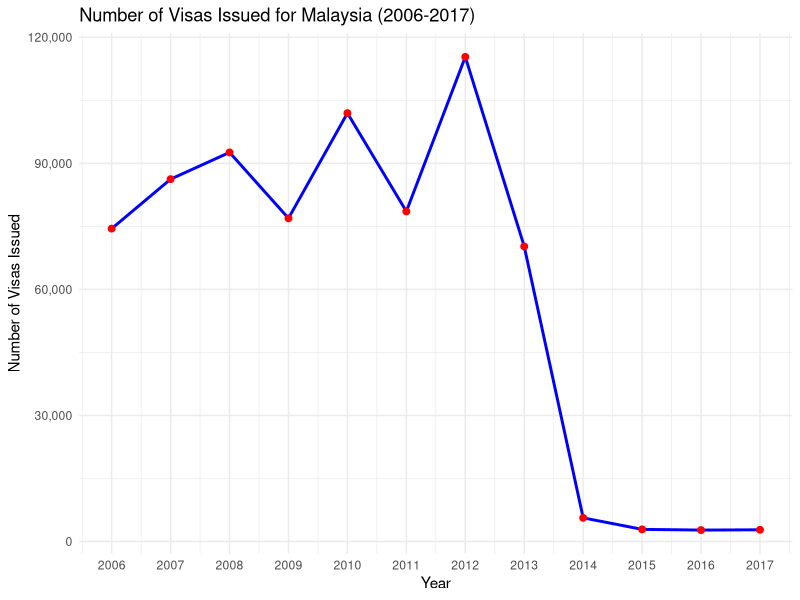
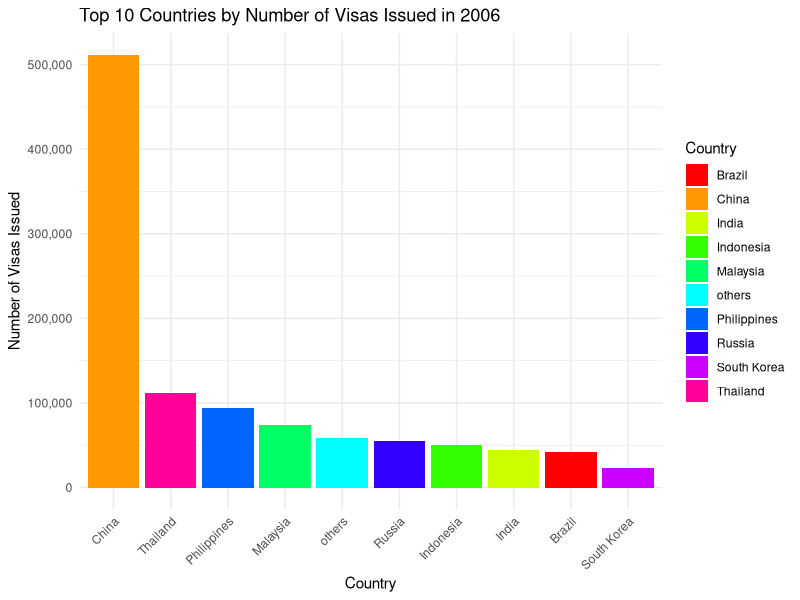
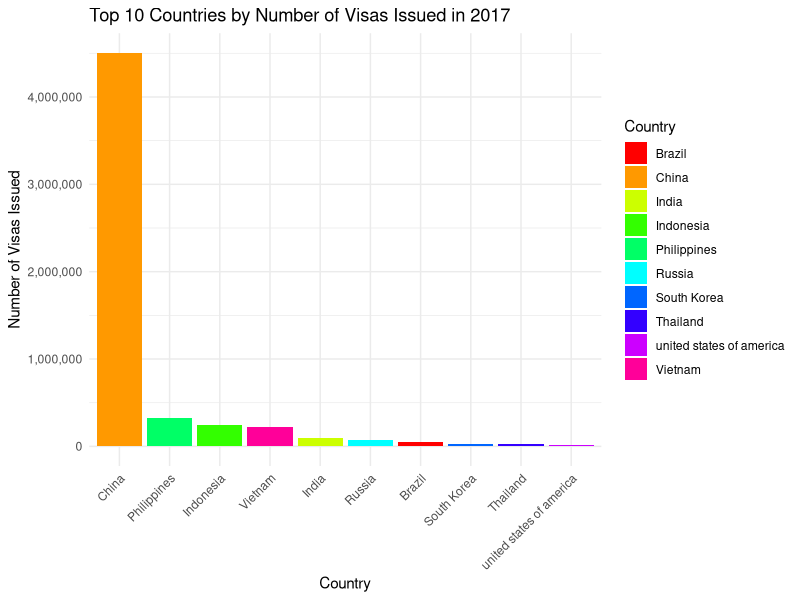
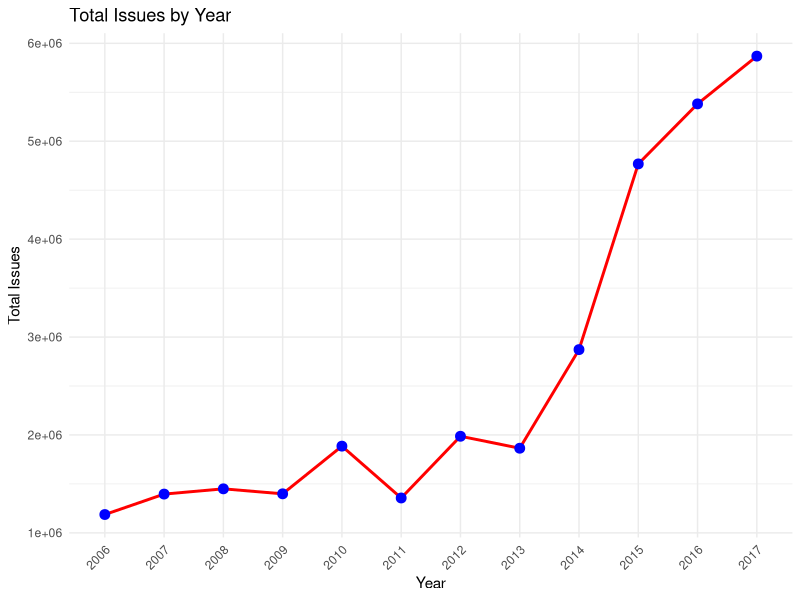
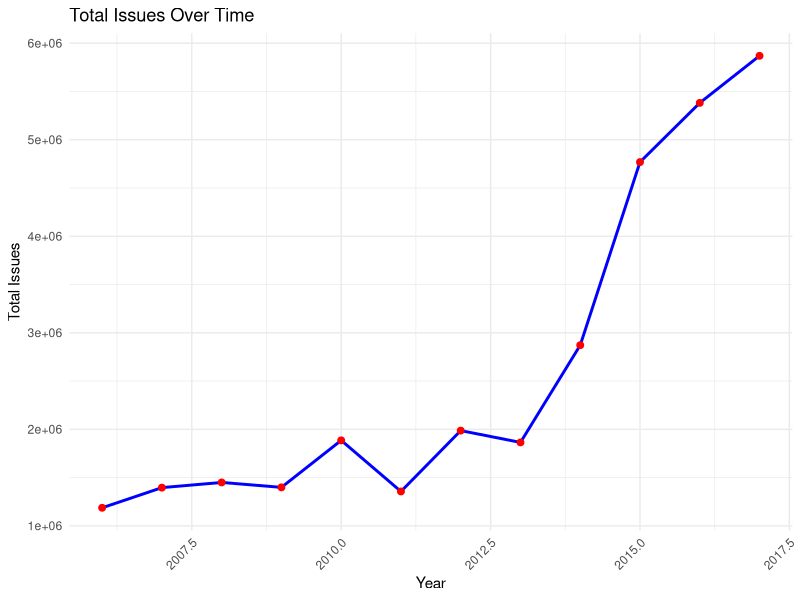
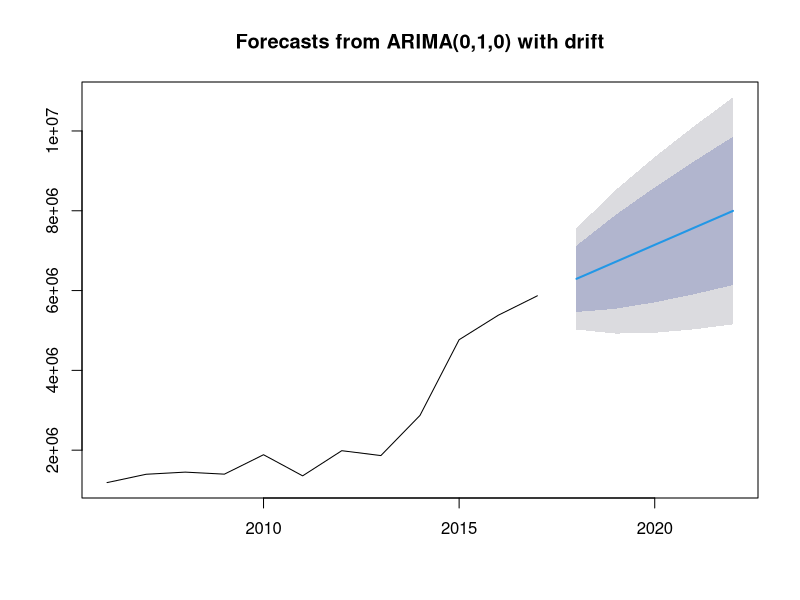

Reproduce these figures in R, in order.
## ---- chunk 1
data <- read.csv("visa_number_in_japan.csv")
## ---- chunk 2
str(data)
## ---- chunk 3
years <- unique(data$Year)
countries <- unique(data$Country)

for (year in years) {
  assign(paste0("data_", year), subset(data, Year == year))
}

for (country in countries) {
  country_name <- gsub("[^a-zA-Z0-9]", "_", country)
  assign(paste0("data_", country_name), subset(data, Country == country))
}

ls(pattern = "data_")
## ---- chunk 4
str(data_2006)
head(data_2006)
## ---- chunk 5
str(data_Afghanistan)
head(data_Afghanistan)
## ---- chunk 6
library(ggplot2)

Malaysia_data <- subset(data, Country == "Malaysia")

Malaysia_data$Year <- as.numeric(Malaysia_data$Year)
Malaysia_data$Number.of.issued <- as.numeric(Malaysia_data$Number.of.issued)

ggplot(Malaysia_data, aes(x = Year, y = Number.of.issued)) +
  geom_line(color = "blue", size = 1) +
  geom_point(color = "red", size = 2) +
  labs(title = "Number of Visas Issued for Malaysia (2006-2017)",
       x = "Year",
       y = "Number of Visas Issued") +
  theme_minimal() +
  scale_x_continuous(breaks = seq(2006, 2017, 1)) +
  scale_y_continuous(labels = scales::comma)
## ---- chunk 7
library(ggplot2)

data_2006 <- subset(data, Year == 2006)

data_2006$Number.of.issued <- as.numeric(data_2006$Number.of.issued)

top_10_countries <- data_2006[order(-data_2006$Number.of.issued), ][1:10, ]

ggplot(top_10_countries, aes(x = reorder(Country, -Number.of.issued), y = Number.of.issued, fill = Country)) +
  geom_bar(stat = "identity") +
  scale_fill_manual(values = rainbow(10)) +
  labs(title = "Top 10 Countries by Number of Visas Issued in 2006",
       x = "Country",
       y = "Number of Visas Issued") +
  theme_minimal() +
  theme(axis.text.x = element_text(angle = 45, hjust = 1)) +
  scale_y_continuous(labels = scales::comma)
## ---- chunk 8
library(ggplot2)

data_2017 <- subset(data, Year == 2017)

data_2017$Number.of.issued <- as.numeric(data_2017$Number.of.issued)

top_10_countries <- data_2017[order(-data_2017$Number.of.issued), ][1:10, ]

ggplot(top_10_countries, aes(x = reorder(Country, -Number.of.issued), y = Number.of.issued, fill = Country)) +
  geom_bar(stat = "identity") +
  scale_fill_manual(values = rainbow(10)) +
  labs(title = "Top 10 Countries by Number of Visas Issued in 2017",
       x = "Country",
       y = "Number of Visas Issued") +
  theme_minimal() +
  theme(axis.text.x = element_text(angle = 45, hjust = 1)) +
  scale_y_continuous(labels = scales::comma)
## ---- chunk 9
library(dplyr)

data_summary <- data %>% group_by(Year) %>% summarise(total_issues = sum(Number.of.issued, na.rm = TRUE))

ggplot(data_summary, aes(x = factor(Year), y = total_issues)) +
  geom_line(group = 1, color = "red", size = 1) +
  geom_point(color = "blue", size = 3) +
  labs(title = "Total Issues by Year", x = "Year", y = "Total Issues") +
  theme_minimal() +
  theme(axis.text.x = element_text(angle = 45, hjust = 1))
## ---- chunk 10
library(dplyr)

data_summary <- data %>% group_by(Year) %>% summarise(total_issues = sum(Number.of.issued, na.rm = TRUE))

print(data_summary)
## ---- chunk 11
library(ggplot2)

ggplot(data_summary, aes(x = Year, y = total_issues)) +
  geom_line(color = "blue", size = 1) +
  geom_point(color = "red", size = 2) +
  labs(title = "Total Issues Over Time", x = "Year", y = "Total Issues") +
  theme_minimal() +
  theme(axis.text.x = element_text(angle = 45, hjust = 1))
## ---- chunk 12
total_issues_ts <- ts(data_summary$total_issues, start = min(data_summary$Year), frequency = 1)

print(total_issues_ts)
## ---- chunk 13

library(forecast)

arima_model <- auto.arima(total_issues_ts)

forecasted_values <- forecast(arima_model, h = 5)

plot(forecasted_values)
